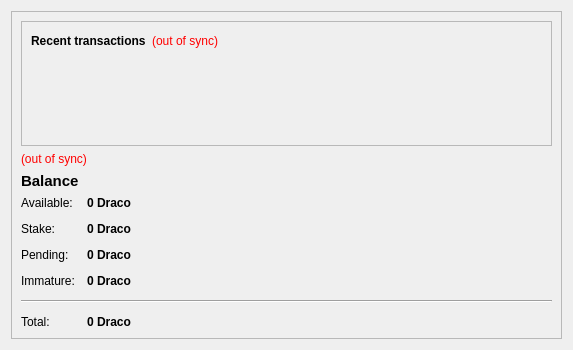
<?xml version="1.0" encoding="UTF-8"?>
<ui version="4.0">
 <class>OverviewPage</class>
 <widget class="QWidget" name="OverviewPage">
  <property name="geometry">
   <rect>
    <x>0</x>
    <y>0</y>
    <width>573</width>
    <height>350</height>
   </rect>
  </property>
  <property name="windowTitle">
   <string>Form</string>
  </property>
  <property name="styleSheet">
   <string notr="true">color: rgb(0, 0, 0);</string>
  </property>
  <layout class="QHBoxLayout" name="horizontalLayout" stretch="1">
   <item>
    <layout class="QVBoxLayout" name="verticalLayout_2">
     <item>
      <widget class="QFrame" name="frame">
       <property name="frameShape">
        <enum>QFrame::StyledPanel</enum>
       </property>
       <property name="frameShadow">
        <enum>QFrame::Raised</enum>
       </property>
       <layout class="QVBoxLayout" name="verticalLayout_4">
        <item>
         <layout class="QVBoxLayout" name="verticalLayout_3">
          <item>
           <widget class="QFrame" name="frame_2">
            <property name="frameShape">
             <enum>QFrame::StyledPanel</enum>
            </property>
            <property name="frameShadow">
             <enum>QFrame::Raised</enum>
            </property>
            <layout class="QVBoxLayout" name="verticalLayout">
             <item>
              <layout class="QHBoxLayout" name="horizontalLayout_2">
               <item>
                <widget class="QLabel" name="label_4">
                 <property name="styleSheet">
                  <string notr="true">color: rgb(0, 0, 0);</string>
                 </property>
                 <property name="text">
                  <string>&lt;b&gt;Recent transactions&lt;/b&gt;</string>
                 </property>
                </widget>
               </item>
               <item>
                <widget class="QLabel" name="labelTransactionsStatus">
                 <property name="toolTip">
                  <string>The displayed information may be out of date. Your wallet automatically synchronizes with the Draco network after a connection is established, but this process has not completed yet.</string>
                 </property>
                 <property name="styleSheet">
                  <string notr="true">QLabel { color: red; }</string>
                 </property>
                 <property name="text">
                  <string notr="true">(out of sync)</string>
                 </property>
                 <property name="alignment">
                  <set>Qt::AlignRight|Qt::AlignTrailing|Qt::AlignVCenter</set>
                 </property>
                </widget>
               </item>
               <item>
                <spacer name="horizontalSpacer">
                 <property name="orientation">
                  <enum>Qt::Horizontal</enum>
                 </property>
                 <property name="sizeHint" stdset="0">
                  <size>
                   <width>40</width>
                   <height>20</height>
                  </size>
                 </property>
                </spacer>
               </item>
              </layout>
             </item>
             <item>
              <widget class="QListView" name="listTransactions">
               <property name="styleSheet">
                <string notr="true">QListView { background: transparent; color: rgb(0, 0, 0); }</string>
               </property>
               <property name="frameShape">
                <enum>QFrame::NoFrame</enum>
               </property>
               <property name="verticalScrollBarPolicy">
                <enum>Qt::ScrollBarAlwaysOff</enum>
               </property>
               <property name="horizontalScrollBarPolicy">
                <enum>Qt::ScrollBarAlwaysOff</enum>
               </property>
               <property name="selectionMode">
                <enum>QAbstractItemView::NoSelection</enum>
               </property>
              </widget>
             </item>
            </layout>
           </widget>
          </item>
         </layout>
        </item>
        <item>
         <widget class="QLabel" name="labelWalletStatus">
          <property name="toolTip">
           <string>The displayed information may be out of date. Your wallet automatically synchronizes with the Draco network after a connection is established, but this process has not completed yet.</string>
          </property>
          <property name="styleSheet">
           <string notr="true">QLabel { color: red; }</string>
          </property>
          <property name="text">
           <string notr="true">(out of sync)</string>
          </property>
          <property name="alignment">
           <set>Qt::AlignLeading|Qt::AlignLeft|Qt::AlignVCenter</set>
          </property>
         </widget>
        </item>
        <item>
         <widget class="QLabel" name="label_5">
          <property name="font">
           <font>
            <pointsize>11</pointsize>
            <weight>75</weight>
            <bold>true</bold>
           </font>
          </property>
          <property name="styleSheet">
           <string notr="true">color: rgb(0, 0, 0);</string>
          </property>
          <property name="text">
           <string>Balance</string>
          </property>
         </widget>
        </item>
        <item>
         <layout class="QFormLayout" name="formLayout_2">
          <property name="fieldGrowthPolicy">
           <enum>QFormLayout::AllNonFixedFieldsGrow</enum>
          </property>
          <property name="horizontalSpacing">
           <number>12</number>
          </property>
          <property name="verticalSpacing">
           <number>12</number>
          </property>
          <item row="0" column="0">
           <widget class="QLabel" name="label">
            <property name="styleSheet">
             <string notr="true">color: rgb(0, 0, 0);</string>
            </property>
            <property name="text">
             <string>Available:</string>
            </property>
           </widget>
          </item>
          <item row="0" column="1">
           <widget class="QLabel" name="labelBalance">
            <property name="font">
             <font>
              <weight>75</weight>
              <bold>true</bold>
             </font>
            </property>
            <property name="cursor">
             <cursorShape>IBeamCursor</cursorShape>
            </property>
            <property name="toolTip">
             <string>Your current spendable balance</string>
            </property>
            <property name="styleSheet">
             <string notr="true">color: rgb(0, 0, 0);</string>
            </property>
            <property name="text">
             <string notr="true">0 Draco</string>
            </property>
            <property name="textInteractionFlags">
             <set>Qt::LinksAccessibleByMouse|Qt::TextSelectableByKeyboard|Qt::TextSelectableByMouse</set>
            </property>
           </widget>
          </item>
          <item row="2" column="0">
           <widget class="QLabel" name="label_6">
            <property name="styleSheet">
             <string notr="true">color: rgb(0, 0, 0);</string>
            </property>
            <property name="text">
             <string>Stake:</string>
            </property>
           </widget>
          </item>
          <item row="2" column="1">
           <widget class="QLabel" name="labelStake">
            <property name="font">
             <font>
              <weight>75</weight>
              <bold>true</bold>
             </font>
            </property>
            <property name="cursor">
             <cursorShape>IBeamCursor</cursorShape>
            </property>
            <property name="toolTip">
             <string>Total of coins that was staked, and do not yet count toward the current balance</string>
            </property>
            <property name="styleSheet">
             <string notr="true">color: rgb(0, 0, 0);</string>
            </property>
            <property name="text">
             <string notr="true">0 Draco</string>
            </property>
            <property name="textInteractionFlags">
             <set>Qt::LinksAccessibleByMouse|Qt::TextSelectableByKeyboard|Qt::TextSelectableByMouse</set>
            </property>
           </widget>
          </item>
          <item row="3" column="0">
           <widget class="QLabel" name="label_3">
            <property name="styleSheet">
             <string notr="true">color: rgb(0, 0, 0);</string>
            </property>
            <property name="text">
             <string>Pending:</string>
            </property>
           </widget>
          </item>
          <item row="3" column="1">
           <widget class="QLabel" name="labelUnconfirmed">
            <property name="font">
             <font>
              <weight>75</weight>
              <bold>true</bold>
             </font>
            </property>
            <property name="cursor">
             <cursorShape>IBeamCursor</cursorShape>
            </property>
            <property name="toolTip">
             <string>Total of transactions that have yet to be confirmed, and do not yet count toward the current balance</string>
            </property>
            <property name="styleSheet">
             <string notr="true">color: rgb(0, 0, 0);</string>
            </property>
            <property name="text">
             <string notr="true">0 Draco</string>
            </property>
            <property name="textInteractionFlags">
             <set>Qt::LinksAccessibleByMouse|Qt::TextSelectableByKeyboard|Qt::TextSelectableByMouse</set>
            </property>
           </widget>
          </item>
          <item row="4" column="0">
           <widget class="QLabel" name="labelImmatureText">
            <property name="styleSheet">
             <string notr="true">color: rgb(0, 0, 0);</string>
            </property>
            <property name="text">
             <string>Immature:</string>
            </property>
           </widget>
          </item>
          <item row="4" column="1">
           <widget class="QLabel" name="labelImmature">
            <property name="font">
             <font>
              <weight>75</weight>
              <bold>true</bold>
             </font>
            </property>
            <property name="toolTip">
             <string>Mined balance that has not yet matured</string>
            </property>
            <property name="styleSheet">
             <string notr="true">color: rgb(0, 0, 0);</string>
            </property>
            <property name="text">
             <string notr="true">0 Draco</string>
            </property>
            <property name="textInteractionFlags">
             <set>Qt::LinksAccessibleByMouse|Qt::TextSelectableByKeyboard|Qt::TextSelectableByMouse</set>
            </property>
           </widget>
          </item>
          <item row="5" column="0" colspan="2">
           <widget class="Line" name="line">
            <property name="orientation">
             <enum>Qt::Horizontal</enum>
            </property>
           </widget>
          </item>
          <item row="6" column="0">
           <widget class="QLabel" name="labelTotalText">
            <property name="styleSheet">
             <string notr="true">color: rgb(0, 0, 0);</string>
            </property>
            <property name="text">
             <string>Total:</string>
            </property>
           </widget>
          </item>
          <item row="6" column="1">
           <widget class="QLabel" name="labelTotal">
            <property name="font">
             <font>
              <weight>75</weight>
              <bold>true</bold>
             </font>
            </property>
            <property name="cursor">
             <cursorShape>IBeamCursor</cursorShape>
            </property>
            <property name="toolTip">
             <string>Your current total balance</string>
            </property>
            <property name="styleSheet">
             <string notr="true">color: rgb(0, 0, 0);</string>
            </property>
            <property name="text">
             <string notr="true">0 Draco</string>
            </property>
            <property name="textInteractionFlags">
             <set>Qt::LinksAccessibleByMouse|Qt::TextSelectableByKeyboard|Qt::TextSelectableByMouse</set>
            </property>
           </widget>
          </item>
         </layout>
        </item>
       </layout>
      </widget>
     </item>
    </layout>
   </item>
  </layout>
 </widget>
 <resources/>
 <connections/>
</ui>
